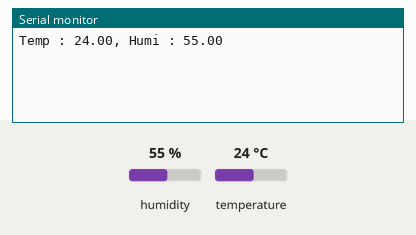
A sketch run on a simulated Arduino Uno, built with avr-gcc and run on an emulated ATmega328P. Parts: the last lines printed to the serial monitor. The inputs (shaded band) are chosen by the test bench; at power-on: humidity 55 %, temperature 24 °C.

Above: at 1.3 s.
1.4 s: humidity set to 22 %
At 2.7 s:
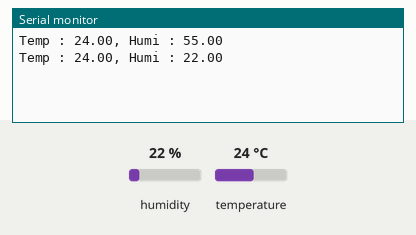
2.9 s: temperature set to 12 °C
At 4.2 s:
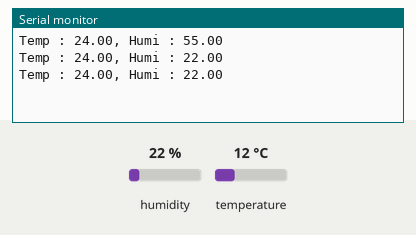
4.4 s: humidity set to 40 %
At 5.2 s:
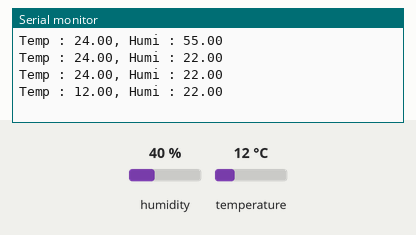
Timing chart, 0 to 7.4 s (numbered marks = the images above; inputs shaded):
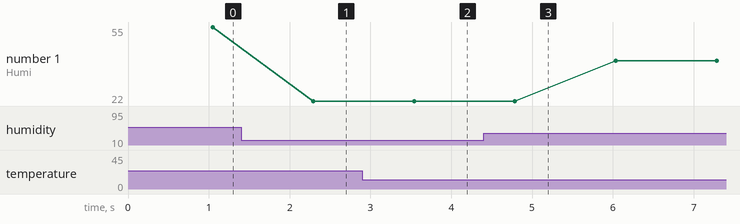

The sketch:

FlowerSupporter-DHT11.ino
```cpp
#include <DHT11.h>

#define DHT11_PIN 14

DHT11 dht(DHT11_PIN);

void setup()
{
  // Serial init
  Serial.begin(9600);
}

void loop()
{
  float temp = dht.readTemperature();
  float humi = dht.readHumidity();

  Serial.print("Temp : ");
  Serial.print(temp);
  Serial.print(", Humi : ");
  Serial.print(humi);
  Serial.print("\n");

  delay(200);
}
```

Measured:
- after the input at 1.4 s, the serial monitor: prints a new line after 0.89 s (image 1)
- plotted number 1: 55 → 22 after the input at 1.4 s, 22 → 40 after the input at 4.4 s
